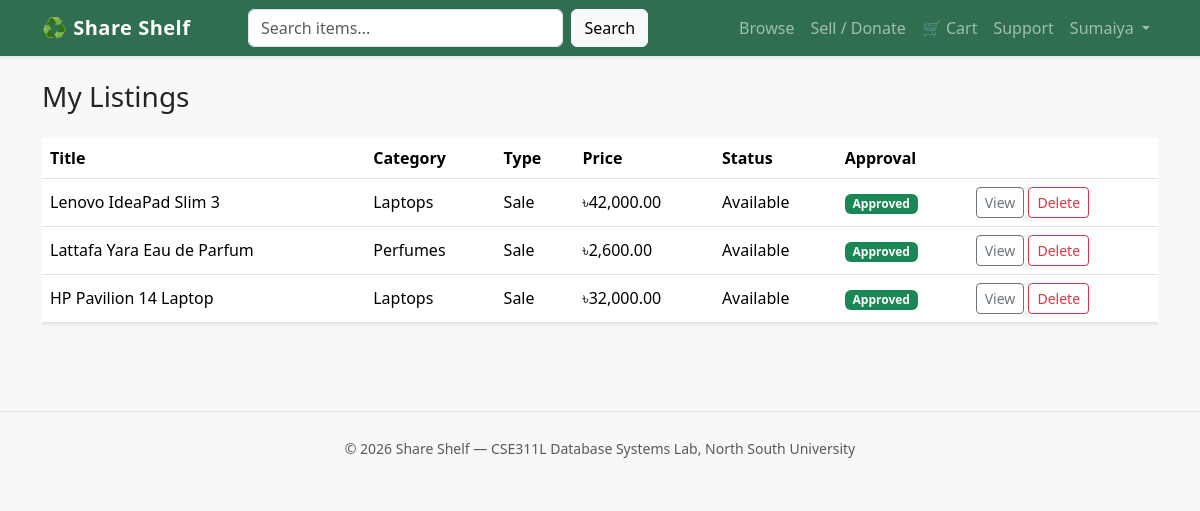
Screenshot of /share_shelf/my_listings.php (signed in) with the database file from the repository.
### tables this page shows
CREATE TABLE `item` (
  `Item_ID` int(11) NOT NULL AUTO_INCREMENT,
  `User_ID` int(11) NOT NULL,
  `Category_ID` int(11) NOT NULL,
  `Title` varchar(100) NOT NULL,
  `Description` varchar(255) DEFAULT NULL,
  `Condition` varchar(50) NOT NULL,
  `Item_Type` varchar(50) NOT NULL,
  `Price` decimal(10,2) DEFAULT NULL,
  `Quantity` int(11) NOT NULL,
  `Pickup_Location` varchar(100) DEFAULT NULL,
  `Status` varchar(50) NOT NULL,
  `Approval_Status` varchar(50) NOT NULL,
  `Admin_ID` int(11) DEFAULT NULL,
  PRIMARY KEY (`Item_ID`),
  KEY `User_ID` (`User_ID`),
  KEY `Category_ID` (`Category_ID`),
  KEY `fk_item_admin` (`Admin_ID`)
);

CREATE TABLE `category` (
  `Category_ID` int(11) NOT NULL AUTO_INCREMENT,
  `Category_Name` varchar(100) NOT NULL,
  `Parent_Category_ID` int(11) DEFAULT NULL,
  PRIMARY KEY (`Category_ID`),
  KEY `Parent_Category_ID` (`Parent_Category_ID`)
);

### share_shelf/includes/auth.php (called while the page is built, shortened)
<?php
function current_user_id() {
    return $_SESSION['user_id'] ?? null;
}

### share_shelf/my_listings.php (the view, shortened to what this page needs)
<?php
require "config/db.php";
require "includes/auth.php";
$user_id = current_user_id();
$stmt = mysqli_prepare($conn, "
    SELECT i.*, c.Category_Name FROM item i
    JOIN category c ON i.Category_ID = c.Category_ID
    WHERE i.User_ID = ? ORDER BY i.Item_ID DESC
");
mysqli_stmt_bind_param($stmt, "i", $user_id);
mysqli_stmt_execute($stmt);
$items = mysqli_stmt_get_result($stmt);
include "includes/header.php";
function statusBadge($status) {
    $map = ['Approved' => 'success', 'Pending' => 'warning', 'Rejected' => 'danger'];
    $c = $map[$status] ?? 'secondary';
    return "<span class='badge bg-$c'>$status</span>";
}
?>
<h3 class="mb-4">My Listings</h3>
<div class="table-responsive">
<table class="table table-hover align-middle bg-white shadow-sm">
  <thead><tr><th>Title</th><th>Category</th><th>Type</th><th>Price</th><th>Status</th><th>Approval</th><th></th></tr></thead>
  <tbody>
    <?php while ($i = mysqli_fetch_assoc($items)): ?>
      <tr>
        <td><?= htmlspecialchars($i['Title']) ?></td>
        <td><?= htmlspecialchars($i['Category_Name']) ?></td>
        <td><?= htmlspecialchars($i['Item_Type']) ?></td>
        <td><?= $i['Item_Type'] === 'Donation' ? 'Free' : '৳' . number_format($i['Price'], 2) ?></td>
        <td><?= htmlspecialchars($i['Status']) ?></td>
        <td><?= statusBadge($i['Approval_Status']) ?></td>
        <td>
          <a href="item.php?id=<?= $i['Item_ID'] ?>" class="btn btn-sm btn-outline-secondary">View</a>
          <a href="my_listings.php?delete=<?= $i['Item_ID'] ?>" class="btn btn-sm btn-outline-danger" onclick="return confirm('Delete this listing?')">Delete</a>
        </td>
      </tr>
    <?php endwhile; ?>
  </tbody>
</table>
</div>
<?php include "includes/footer.php"; ?>

### share_shelf/css/style.css (style rules this page uses)
body { background-color: #f7f8f7; }

### rows the page displays
item: Title "Lenovo IdeaPad Slim 3", Category_ID.Category_Name "Laptops", Item_Type "Sale", Price "42,000.00", Status "Available", Approval_Status "Approved"
item: Title "Lattafa Yara Eau de Parfum", Category_ID.Category_Name "Perfumes", Item_Type "Sale", Price "2,600.00", Status "Available", Approval_Status "Approved"
item: Title "HP Pavilion 14 Laptop", Category_ID.Category_Name "Laptops", Item_Type "Sale", Price "32,000.00", Status "Available", Approval_Status "Approved"

### other values shown
$_SESSION['user_name'] "Sumaiya"
